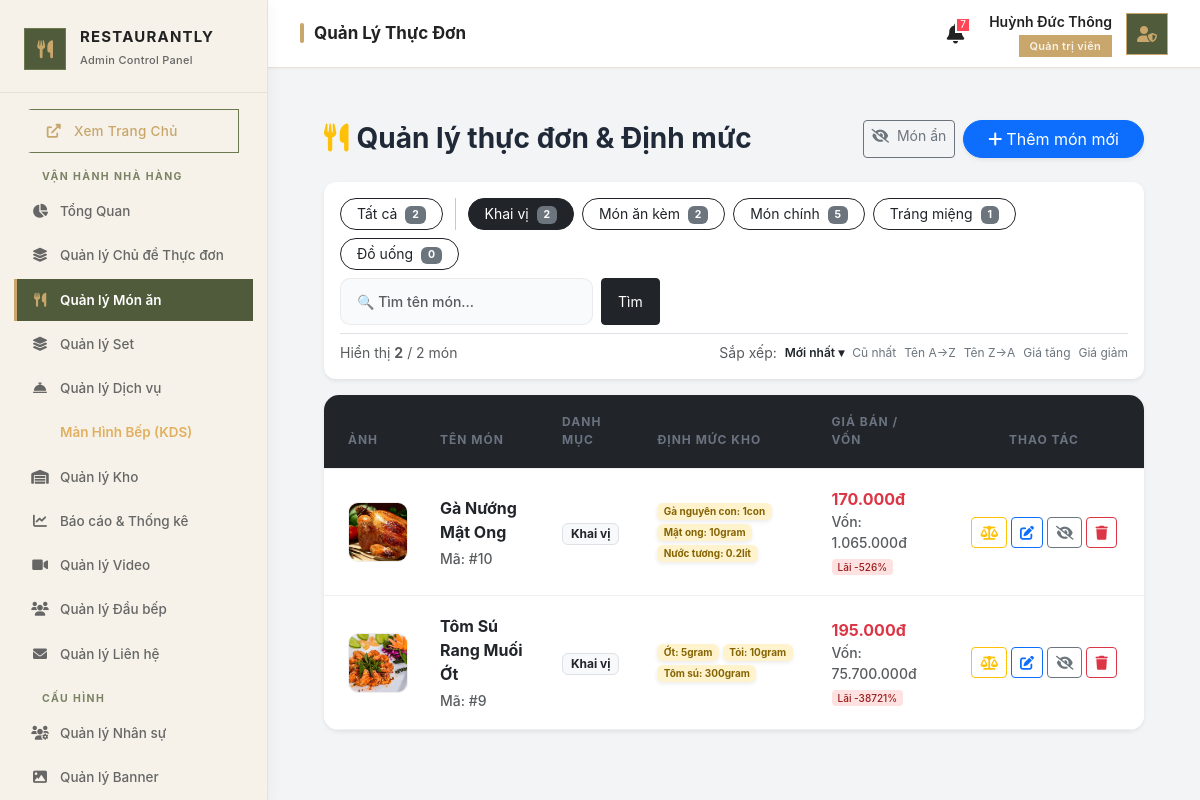
The app's page /admin/controllers/FoodController.php?filter=Khai+vị (signed in), older data.
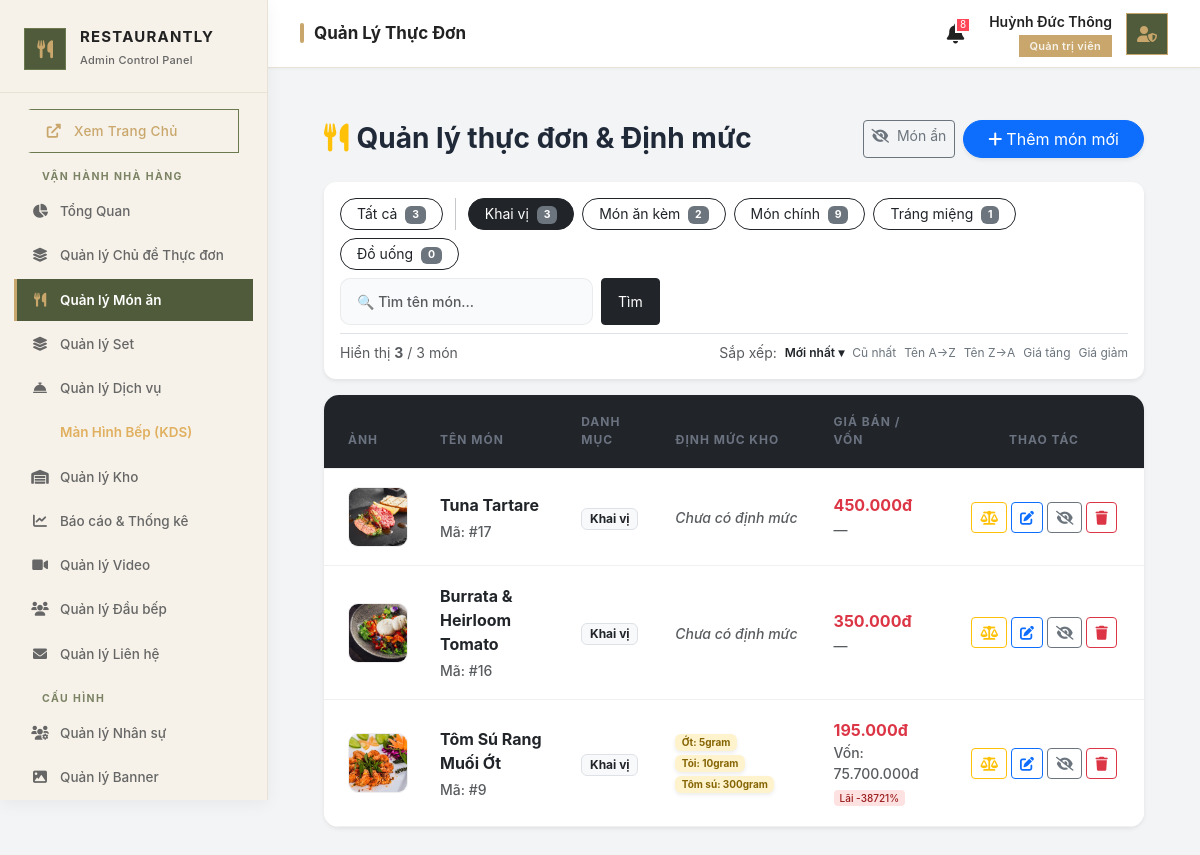
The same page, newer data.
### tables this page shows
CREATE TABLE `categories` (
  `id` int(11) NOT NULL,
  `name` varchar(100) NOT NULL
);

CREATE TABLE `foods` (
  `id` int(11) NOT NULL,
  `category_id` int(11) DEFAULT NULL,
  `name` varchar(255) NOT NULL,
  `price` decimal(15,2) NOT NULL,
  `image` varchar(255) DEFAULT NULL,
  `description` text DEFAULT NULL,
  `status` tinyint(1) DEFAULT 1,
  `is_active` tinyint(1) NOT NULL DEFAULT 1,
  `is_chef_recommended` tinyint(1) DEFAULT 0,
  `allergens` text DEFAULT NULL,
  `wine_pairing_id` int(11) DEFAULT NULL,
  `chef_note` text DEFAULT NULL,
  `theme_id` int(11) DEFAULT NULL
);

CREATE TABLE `food_recipes` (
  `id` int(11) NOT NULL,
  `food_id` int(11) NOT NULL,
  `ingredient_id` int(11) NOT NULL,
  `quantity_required` decimal(10,3) NOT NULL,
  `unit` varchar(20) DEFAULT NULL
);

CREATE TABLE `inventory` (
  `id` int(11) NOT NULL,
  `item_name` varchar(255) NOT NULL,
  `category` varchar(100) DEFAULT NULL,
  `unit_name` varchar(50) DEFAULT NULL,
  `cost_price` decimal(15,2) DEFAULT 0.00,
  `supplier_id` int(11) DEFAULT NULL,
  `entry_date` date DEFAULT NULL,
  `expiry_date` date DEFAULT NULL,
  `revenue` decimal(15,2) DEFAULT 0.00,
  `updated_at` timestamp NOT NULL DEFAULT current_timestamp() ON UPDATE current_timestamp(),
  `min_stock` float DEFAULT 0,
  `is_active` tinyint(1) DEFAULT 1,
  `storage_zone` varchar(50) DEFAULT 'Kho khô',
  `storage_temperature` varchar(100) DEFAULT NULL
);

### admin/controllers/FoodController.php (called while the page is built, shortened)
<?php
$db = (new Database())->getConnection();
$filter = $_GET['filter'] ?? 'all';
$sort = $_GET['sort'] ?? 'newest';
$show_hidden = isset($_GET['show_hidden']);
$page = max(1, (int) ($_GET['page'] ?? 1));
$per_page = 12;
$where_parts = [];
$params = [];
if ($filter !== 'all') {
    $where_parts[] = "c.name = ?";
    $params[] = $filter;
}
if (!$show_hidden) {
    $where_parts[] = "f.is_active = 1";
}
$where_sql = $where_parts ? 'WHERE ' . implode(' AND ', $where_parts) : '';
$sort_map = [
    'newest' => 'f.id DESC',
    'oldest' => 'f.id ASC',
    'name_asc' => 'f.name ASC',
    'name_desc' => 'f.name DESC',
    'price_asc' => 'f.price ASC',
    'price_desc' => 'f.price DESC',
];
$order_sql = 'ORDER BY ' . ($sort_map[$sort] ?? 'f.id DESC');
$cnt = $db->prepare("SELECT COUNT(*) FROM foods f LEFT JOIN categories c ON f.category_id = c.id $where_sql");
$cnt->execute($params);
$total = (int) $cnt->fetchColumn();
$total_pages = max(1, (int) ceil($total / $per_page));
$page = min($page, $total_pages);
$offset = ($page - 1) * $per_page;
$food_stmt = $db->prepare(
    "SELECT f.*, c.name as category_name
     FROM foods f LEFT JOIN categories c ON f.category_id = c.id
     $where_sql $order_sql LIMIT $per_page OFFSET $offset"
);
$food_stmt->execute($params);
$foods = $food_stmt->fetchAll(PDO::FETCH_ASSOC);
$combo_map = $recipe_map = $cost_map = [];
if (!empty($foods)) {
    $food_ids = array_column($foods, 'id');
    $placeholders = implode(',', array_fill(0, count($food_ids), '?'));
    $rs = $db->prepare(
        "SELECT r.food_id, r.quantity_required, r.unit, i.item_name
         FROM food_recipes r JOIN inventory i ON r.ingredient_id = i.id
         WHERE r.food_id IN ($placeholders) ORDER BY i.item_name"
    );
    $rs->execute($food_ids);
    foreach ($rs->fetchAll(PDO::FETCH_ASSOC) as $r)
        $recipe_map[(int) $r['food_id']][] = $r;
    $cst = $db->prepare(
        "SELECT r.food_id, SUM(r.quantity_required * i.cost_price) as total_cost
         FROM food_recipes r JOIN inventory i ON r.ingredient_id = i.id
         WHERE r.food_id IN ($placeholders) GROUP BY r.food_id"
    );
    $cst->execute($food_ids);
    foreach ($cst->fetchAll(PDO::FETCH_ASSOC) as $r)
        $cost_map[(int) $r['food_id']] = (float) $r['total_cost'];
}
$cats = $db->query("SELECT * FROM categories ORDER BY name ASC")->fetchAll(PDO::FETCH_ASSOC);
require_once __DIR__ . '/../views/food/listfood.php';

### admin/views/food/listfood.php (the view, shortened to what the rows shown need)
<?php
include __DIR__ . '/../../../public/admin_layout_header.php';
?>
<link rel="stylesheet" href="../../public/assets/admin/css/admin-style.css">
<div class="content-wrapper p-4">
    <div class="card border-0 shadow-sm mb-3 p-3" style="border-radius:12px;">
        <div class="d-flex flex-wrap gap-2 align-items-center justify-content-between">
            <div class="d-flex flex-wrap gap-2 align-items-center">
                <a href="FoodController.php<?= $show_hidden ? '?show_hidden=1' : '' ?>"
                   class="btn btn-sm <?= $filter=='all' ? 'btn-dark' : 'btn-outline-dark' ?> rounded-pill px-3">
                    Tất cả <span class="badge bg-secondary ms-1"><?= $total ?></span>
                </a>
                <?php foreach($cats as $cat):
                    $cat_count_s = $db->prepare("SELECT COUNT(*) FROM foods f LEFT JOIN categories c ON f.category_id=c.id WHERE c.name=? AND f.is_active=1");
                    $cat_count_s->execute([$cat['name']]);
                    $cat_count = $cat_count_s->fetchColumn();
                ?>
                <a href="FoodController.php?filter=<?= urlencode($cat['name']) ?><?= $show_hidden?'&show_hidden=1':'' ?>"
                   class="btn btn-sm <?= $filter==$cat['name'] ? 'btn-dark' : 'btn-outline-dark' ?> rounded-pill px-3">
                    <?= htmlspecialchars($cat['name']) ?>
                    <span class="badge bg-secondary ms-1"><?= $cat_count ?></span>
                </a>
                <?php endforeach; ?>
            </div>
        </div>
    </div>
    <div class="card border-0 shadow-sm overflow-hidden" style="border-radius:15px;">
        <?php if (empty($foods)): ?>
        <div class="text-center py-5 text-muted">
            <i class="fas fa-utensils fa-3x mb-3 opacity-25"></i>
            <p class="mb-0">Không tìm thấy món ăn nào<?= $search ? " khớp với \"" . htmlspecialchars($search) . "\"" : '' ?>.</p>
            <?php if($search): ?><a href="FoodController.php" class="btn btn-sm btn-outline-dark mt-2">Xem tất cả</a><?php endif; ?>
        </div>
        <?php else: ?>
        <table class="table table-hover align-middle mb-0">
            <thead class="table-dark">
                <tr>
                    <th class="ps-4" style="width:80px">Ảnh</th>
                    <th>Tên món</th>
                    <th>Danh mục</th>
                    <th>Định mức kho</th>
                    <th>Giá bán / Vốn</th>
                    <th class="text-center" style="width:200px">Thao tác</th>
                </tr>
            </thead>
            <tbody style="background:white;">
                <?php foreach($foods as $row):
                    $fid       = (int)$row['id'];
                    $in_combo  = $combo_map[$fid]  ?? 0;
                    $recipes   = $recipe_map[$fid] ?? [];
                    $cost      = $cost_map[$fid]   ?? 0;
                    $is_active = (int)($row['is_active'] ?? 1);
                    $price     = (float)$row['price'];
                    $margin    = ($price > 0 && $cost > 0) ? round(($price - $cost) / $price * 100) : null;
                    $margin_cls = $margin === null ? '' : ($margin >= 60 ? 'profit-high' : ($margin >= 30 ? 'profit-mid' : 'profit-low'));
                ?>
                <tr class="<?= !$is_active ? 'inactive-row' : '' ?>">
                    <td class="ps-4">
                        <img src="../../public/assets/img/menu/<?= htmlspecialchars($row['image']) ?>"
                             class="food-img"
                             onerror="this.src='../../public/assets/img/menu/default.jpg'"
                             alt="<?= htmlspecialchars($row['name']) ?>">
                    </td>
                    <td>
                        <div class="fw-bold text-dark"><?= htmlspecialchars($row['name']) ?></div>
                        <div class="d-flex gap-1 flex-wrap mt-1">
                            <?php if ($in_combo > 0): ?>
                                <span class="badge bg-danger" style="font-size:9px">ĐANG TRONG COMBO</span>
                            <?php else: ?>
                                <small class="text-muted">Mã: #<?= $fid ?></small>
                            <?php endif; ?>
                        </div>
                    </td>
                    <td>
                        <span class="badge bg-light text-dark border">
                            <?= htmlspecialchars($row['category_name'] ?? 'Chưa phân loại') ?>
                        </span>
                    </td>
                    <td style="max-width:230px;">
                        <?php if (empty($recipes)): ?>
                            <small class="text-muted fst-italic">Chưa có định mức</small>
                        <?php else: ?>
                            <div class="d-flex flex-wrap gap-1">
                                <?php foreach($recipes as $rcp): ?>
                                <span class="badge bg-warning-subtle border-0 shadow-sm"
                                      style="font-size:10px;color:#856404;">
                                    <?= htmlspecialchars($rcp['item_name']) ?>:
                                    <?= (float)$rcp['quantity_required'] ?><?= htmlspecialchars($rcp['unit']) ?>
                                </span>
                                <?php endforeach; ?>
                            </div>
                        <?php endif; ?>
                    </td>
                    <td>
                        <div class="fw-bold text-danger"><?= number_format($price, 0, ',', '.') ?>đ</div>
                        <?php if ($cost > 0): ?>
                        <div class="small text-muted">Vốn: <?= number_format($cost, 0, ',', '.') ?>đ</div>
                        <?php if ($margin !== null): ?>
                        <span class="profit-badge <?= $margin_cls ?>">
                            Lãi <?= $margin ?>%
                        </span>
                        <?php endif; ?>
                        <?php elseif (empty($recipes)): ?>
                        <small class="text-muted">—</small>
                        <?php else: ?>
                        <small class="text-muted">Chưa có giá vốn</small>
                        <?php endif; ?>
                    </td>
                    <td class="text-center pe-3">
                        <div class="d-flex gap-1 justify-content-center flex-wrap">
                            <button title="Thiết lập định mức"
                                    class="btn btn-sm btn-outline-warning btn-add-recipe"
                                    data-id="<?= $fid ?>"
                                    data-name="<?= htmlspecialchars($row['name']) ?>">
                                <i class="fas fa-balance-scale"></i>
                            </button>
                            <a href="FoodController.php?action=edit&id=<?= $fid ?>"
                               class="btn btn-sm btn-outline-primary"
                               title="Sửa món">
                                <i class="fas fa-edit"></i>
                            </a>
                            <button class="btn btn-sm <?= $is_active ? 'btn-outline-secondary' : 'btn-secondary' ?> btn-toggle-food"
                                    data-id="<?= $fid ?>"
                                    data-active="<?= $is_active ?>"
                                    title="<?= $is_active ? 'Ẩn món khỏi thực đơn' : 'Hiện lại món' ?>">
                                <i class="fas <?= $is_active ? 'fa-eye-slash' : 'fa-eye' ?>"></i>
                            </button>
                            <button class="btn btn-sm btn-outline-danger btn-delete-food"
                                    data-id="<?= $fid ?>"
                                    data-name="<?= htmlspecialchars($row['name']) ?>"
                                    data-combo="<?= $in_combo ?>"
                                    title="Xóa món">
                                <i class="fas fa-trash"></i>
                            </button>
                        </div>
                    </td>
                </tr>
                <?php endforeach; ?>
            </tbody>
        </table>
        <?php endif; ?>
    </div>
</div>

Row changes from the older to the newer data that the page shows:
removed foods: image (picture), name "Gà Nướng Mật Ong", id "10", category.name "Khai vị", price "170.000", id "1.065.000", margin "-526", is_active 1 (drawn)
removed food_recipes: inventory.item_name "Gà nguyên con", quantity_required "1", unit "con", shown under "Gà Nướng Mật Ong"
removed food_recipes: inventory.item_name "Mật ong", quantity_required "10", unit "gram", shown under "Gà Nướng Mật Ong"
removed food_recipes: inventory.item_name "Nước tương", quantity_required "0.2", unit "lít", shown under "Gà Nướng Mật Ong"
computed for categories "Khai vị": cat_count "2" → "3"
computed for categories "Món chính": cat_count "5" → "9"
added foods: image (picture), name "Tuna Tartare", id "17", category.name "Khai vị", shows "Chưa có định mức", price "450.000", is_active 1 (drawn)
added foods: image (picture), name "Burrata & Heirloom Tomato", id "16", category.name "Khai vị", shows "Chưa có định mức", price "350.000", is_active 1 (drawn)
Text that changed along with them:
$total_alerts: "7" → "8"
$total: "2" → "3"
count($foods): "2" → "3"
